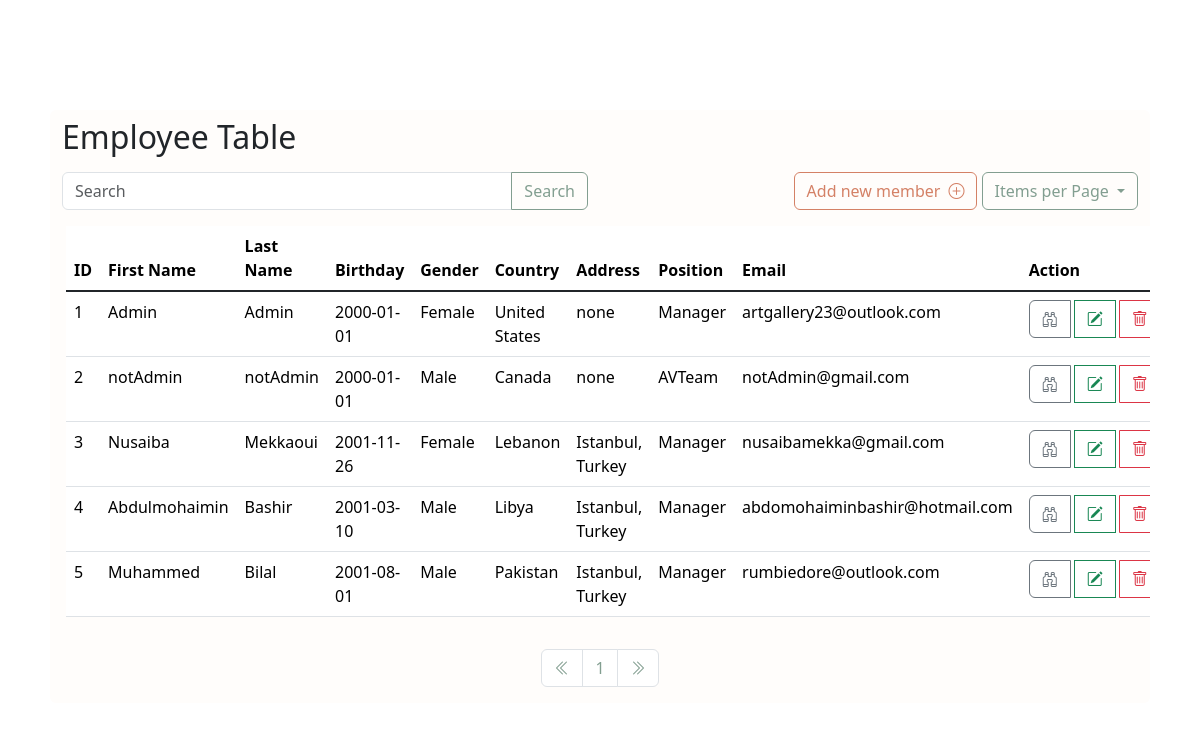
The app's page /CRUD/employee/employeeTable.php (signed in) with its own data.
### tables this page shows
CREATE TABLE IF NOT EXISTS `employees` (
  `id` int NOT NULL AUTO_INCREMENT,
  `firstName` varchar(80) NOT NULL,
  `lastName` varchar(80) NOT NULL,
  `birthDay` date NOT NULL,
  `gender` enum('Male','Female') NOT NULL,
  `country` varchar(50) NOT NULL,
  `address` varchar(200) NOT NULL,
  `position` varchar(50) NOT NULL,
  `email` varchar(100) NOT NULL,
  `password` varchar(255) NOT NULL,
  `storedsalt` varchar(100) NOT NULL,
  `code` varchar(64) DEFAULT NULL,
  PRIMARY KEY (`id`)
);

### CRUD/employee/employeeTable.php (the view, shortened to what this page needs)
<?php
require_once("../../DBInitialisation/config.php");
$limit = isset($_GET['limit']) ? $_GET['limit'] : 10;
$page = isset($_GET['page']) ? $_GET['page'] : 1;
$offset = ($page - 1) * $limit;
if (isset($_POST["submit"]) && !empty($_POST["search"])) {
    $search = mysqli_real_escape_string($link, $_POST["search"]);
    $sql = "SELECT * FROM employees WHERE id LIKE '%$search%' OR firstName LIKE '%$search%' OR lastName LIKE '%$search%' OR birthDay LIKE '%$search%' OR gender LIKE '%$search%' OR country LIKE '%$search%' OR `address` LIKE '%$search%' OR position LIKE '%$search%'OR email LIKE '%$search%'";
} else {
    $sql = "SELECT * FROM employees LIMIT $offset, $limit";
}
$result = mysqli_query($link, $sql);
if ($result) {
    $employees = $result->fetch_all(MYSQLI_ASSOC);
} else {
    echo "Error: " . mysqli_error($link);
}
$total_records_query = "SELECT COUNT(*) as count FROM employees";
$total_records_result = mysqli_query($link, $total_records_query);
$total_records = mysqli_fetch_assoc($total_records_result)['count'];
$pages = ceil($total_records / $limit);
$previous = ($page > 1) ? $page - 1 : 1;
$next = ($page < $pages) ? $page + 1 : $pages;
?>
<!DOCTYPE html>
<html lang="en">
<head>
  <link href="https://cdn.jsdelivr.net/npm/bootstrap@5.3.2/dist/css/bootstrap.min.css" rel="stylesheet" />
  <link rel="stylesheet" href="https://cdn.jsdelivr.net/npm/bootstrap-icons@1.11.2/font/bootstrap-icons.min.css" />
  <link rel="stylesheet" type="text/css" href="../../style/style.css" />
</head>
<body>
  <header>
    <nav class="navbar navbar-expand-lg navbar-dark fs-5">
      <div class="container">
        <a class="navbar-brand fs-4" href="#">Art Gallery</a>
        <div class="collapse navbar-collapse" id="navbarNav">
          <ul class="navbar-nav">
            <li class="nav-item">
              <a class="nav-link" href="../../authentication/landingPage.php">Home</a>
            </li>
            <li class="nav-item">
              <a class="nav-link" href="../artist/artistTable.php">Artists</a>
            </li>
            <li class="nav-item">
              <a class="nav-link" href="../guest/guestTable.php">Guests</a>
            </li>
            <li class="nav-item">
              <form action="<?php echo $_SERVER["PHP_SELF"]; ?>" method="post">
                <input class="nav-link active" type="submit" name="employeeTable" value="Employees">
              </form>
            </li>
          </ul>
          <ul class="navbar-nav ms-auto">
            <li class="nav-item">
              <a class="nav-link" href="employeeProfile.php">Your Profile</a>
            </li>
            <li class="nav-item">
              <a class="nav-link" href="../../authentication/login.php">Log Out</a>
            </li>
          </ul>
        </div>
      </div>
    </nav>
  </header>
  <main>
    <div class="container mt-5 mb-3">
      <div class="row mx-2 rounded-top-2">
        <h2 class="mb-3 mt-2">Employee Table</h2>
        <div class="col">
          <form action="<?php echo $_SERVER['PHP_SELF']; ?>" method="post">
            <div class="input-group mb-3">
              <input type="text" class="form-control" placeholder="Search" name="search" />
              <button class="btn btn-outline-color-secondary" type="submit" name="submit">
                Search
              </button>
            </div>
          </form>
        </div>
        <div class="col text-end">
          <a href="newEmployee.php" class="btn btn-outline-color mb-1 mb-lg-0">Add new member<i class="bi bi-plus-circle ms-2"></i></a>
          <div class="btn-group">
            <button type="button" class="btn btn-outline-color-secondary dropdown-toggle" data-bs-toggle="dropdown" aria-expanded="false">
              Items per Page
            </button>
          </div>
        </div>
      </div>
      <div class="row mx-2 px-3 table-responsive">
        <table class="table table-hover" id="example">
          <thead>
            <tr>
              <th scope="col">ID</th>
              <th scope="col">First Name</th>
              <th scope="col">Last Name</th>
              <th scope="col">Birthday</th>
              <th scope="col">Gender</th>
              <th scope="col">Country</th>
              <th scope="col">Address</th>
              <th scope="col">Position</th>
              <th scope="col">Email</th>
              <th scope="col">Action</th>
            </tr>
          </thead>
          <tbody class="table-group-divider">
            <?php
            foreach ($employees as $employee) {
            ?>
              <tr>
                <td><?= $employee['id'] ?></td>
                <td><?= $employee['firstName'] ?></td>
                <td><?= $employee['lastName'] ?></td>
                <td><?= $employee['birthDay'] ?></td>
                <td><?= $employee['gender'] ?></td>
                <td><?= $employee['country'] ?></td>
                <td><?= $employee['address'] ?></td>
                <td><?= $employee['position'] ?></td>
                <td><?= $employee['email'] ?></td>
                <td>
                  <div class="btn-group gap-1">
                    <a href="readEmployee.php?id=<?= $employee['id'] ?>" class="btn btn-outline-secondary"><i class="bi bi-binoculars"></i></a>
                    <a href="updateEmployee.php?id=<?= $employee['id'] ?>" class="btn btn-outline-success"><i class="bi bi-pencil-square"></i></a>
                    <a class="btn btn-outline-danger deletebtn"><i class="bi bi-trash"></i></a>
                  </div>
                </td>
              </tr>
            <?php
            }
            ?>
          </tbody>
        </table>
      </div>
      <div class="row mx-2 pt-3 rounded-bottom-2">
        <nav class="d-flex justify-content-center">
          <ul class="pagination">
            <li class="page-item">
              <a class="page-link" href="employeeTable.php?page=<?= $previous ?>"><i class="bi bi-chevron-double-left"></i></a>
            </li>
            <?php for ($i = 1; $i <= $pages; $i++) : ?>
              <li class="page-item"><a class="page-link" href="employeeTable.php?page=<?= $i ?>"><?= $i ?></a></li>
            <?php endfor; ?>
            <li class="page-item">
              <a class="page-link" href="employeeTable.php?page=<?= $next ?>"><i class="bi bi-chevron-double-right"></i></a>
            </li>
          </ul>
        </nav>
      </div>
    </div>
  </main>
</body>
</html>

### style/style.css (style rules this page uses)
body { margin: 0; padding: 0; background: no-repeat center fixed; background-size: cover; }
.row { background-color: #fffdfb; }
.btn-outline-color { border-color: #d48166; color: #d48166; }
.btn-outline-color-secondary { border-color: #829e90; color: #829e90; }

### CRUD/employee/employeeTable.php (style rules this page uses)
.page-link { color: #829e90; }
body { background: url('https://images.pexels.com/photos/4252521/pexels-photo-4252521.jpeg?auto=compress&cs=tinysrgb&w=1260&h=750&dpr=2'); }

### records on screen
employees: id "1", firstName "Admin", lastName "Admin", birthDay "2000-01-01", gender "Female", country "United States", address "none", position "Manager", email "artgallery23@outlook.com"
employees: id "2", firstName "notAdmin", lastName "notAdmin", birthDay "2000-01-01", gender "Male", country "Canada", address "none", position "AVTeam", email "notAdmin@gmail.com"
employees: id "3", firstName "Nusaiba", lastName "Mekkaoui", birthDay "2001-11-26", gender "Female", country "Lebanon", address "Istanbul, Turkey", position "Manager", email "nusaibamekka@gmail.com"
employees: id "4", firstName "Abdulmohaimin", lastName "Bashir", birthDay "2001-03-10", gender "Male", country "Libya", address "Istanbul, Turkey", position "Manager", email "abdomohaiminbashir@hotmail.com"
employees: id "5", firstName "Muhammed", lastName "Bilal", birthDay "2001-08-01", gender "Male", country "Pakistan", address "Istanbul, Turkey", position "Manager", email "rumbiedore@outlook.com"
